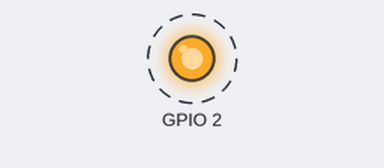
Bench run of a sketch on a simulated ESP32. On the bench: output pins drawn as LEDs (lit = HIGH). Dashed ring = blinking. WiFi joins after 1.5 s; servers stay silent unless stated; what the sketch prints to the serial monitor is not drawn.

Above: at 2.0 s.
Timing chart, 0 to 6.1 s (numbered marks = the images above):
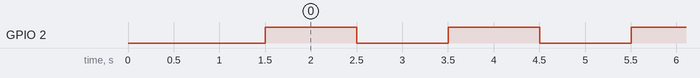

Measured:
- by itself, GPIO 2: alternates HIGH for 1.0 s and LOW for 1.0 s

The sketch:

OTA_Blink.ino
```cpp
#include <WiFi.h>
#include <ESPmDNS.h>
#include <WiFiUdp.h>
#include <ArduinoOTA.h>

const char* ssid = "ponyslayer";
const char* password = "unicorn123";

void setup() {
  Serial.begin(115200);
  Serial.println("Booting");
  WiFi.mode(WIFI_STA);
  WiFi.begin(ssid, password);
  while (WiFi.waitForConnectResult() != WL_CONNECTED) {
    Serial.println("Connection Failed! Rebooting...");
    delay(5000);
    ESP.restart();
  }

  ArduinoOTA
    .onStart([]() {
      String type;
      if (ArduinoOTA.getCommand() == U_FLASH)
        type = "sketch";
      else // U_SPIFFS
        type = "filesystem";

      // NOTE: if updating SPIFFS this would be the place to unmount SPIFFS using SPIFFS.end()
      Serial.println("Start updating " + type);
    })
    .onEnd([]() {
      Serial.println("\nEnd");
    })
    .onProgress([](unsigned int progress, unsigned int total) {
      Serial.printf("Progress: %u%%\r", (progress / (total / 100)));
    })
    .onError([](ota_error_t error) {
      Serial.printf("Error[%u]: ", error);
      if (error == OTA_AUTH_ERROR) Serial.println("Auth Failed");
      else if (error == OTA_BEGIN_ERROR) Serial.println("Begin Failed");
      else if (error == OTA_CONNECT_ERROR) Serial.println("Connect Failed");
      else if (error == OTA_RECEIVE_ERROR) Serial.println("Receive Failed");
      else if (error == OTA_END_ERROR) Serial.println("End Failed");
    });

  ArduinoOTA.begin();

  Serial.println("Ready");
  Serial.print("IP address: ");
  Serial.println(WiFi.localIP());
  pinMode(2, OUTPUT);
}

void loop() {
  ArduinoOTA.handle();
  digitalWrite(2, HIGH);
  delay(1000);
  digitalWrite(2, LOW);
  delay(1000);
}
```
